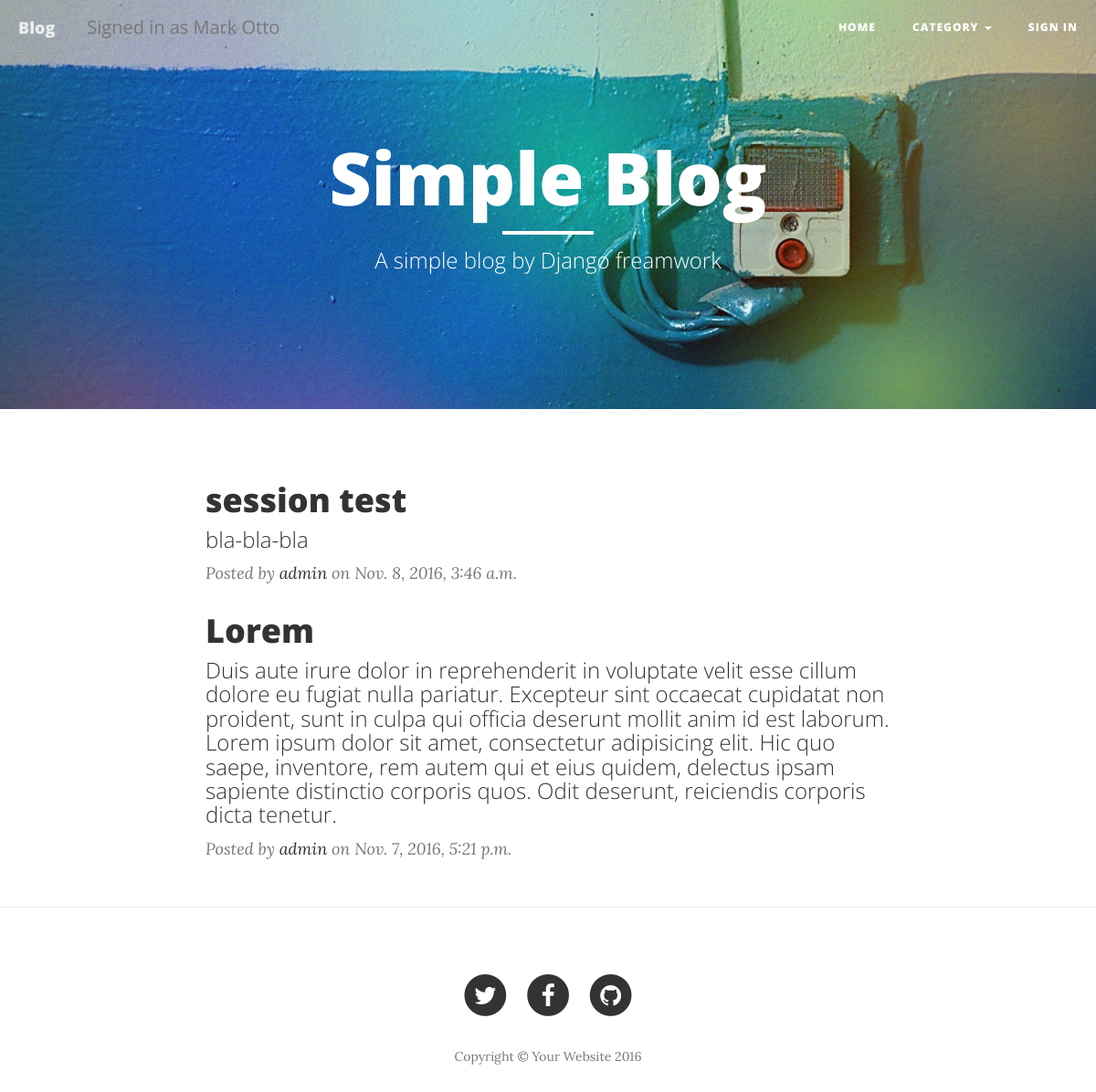
The app's page /, older data.
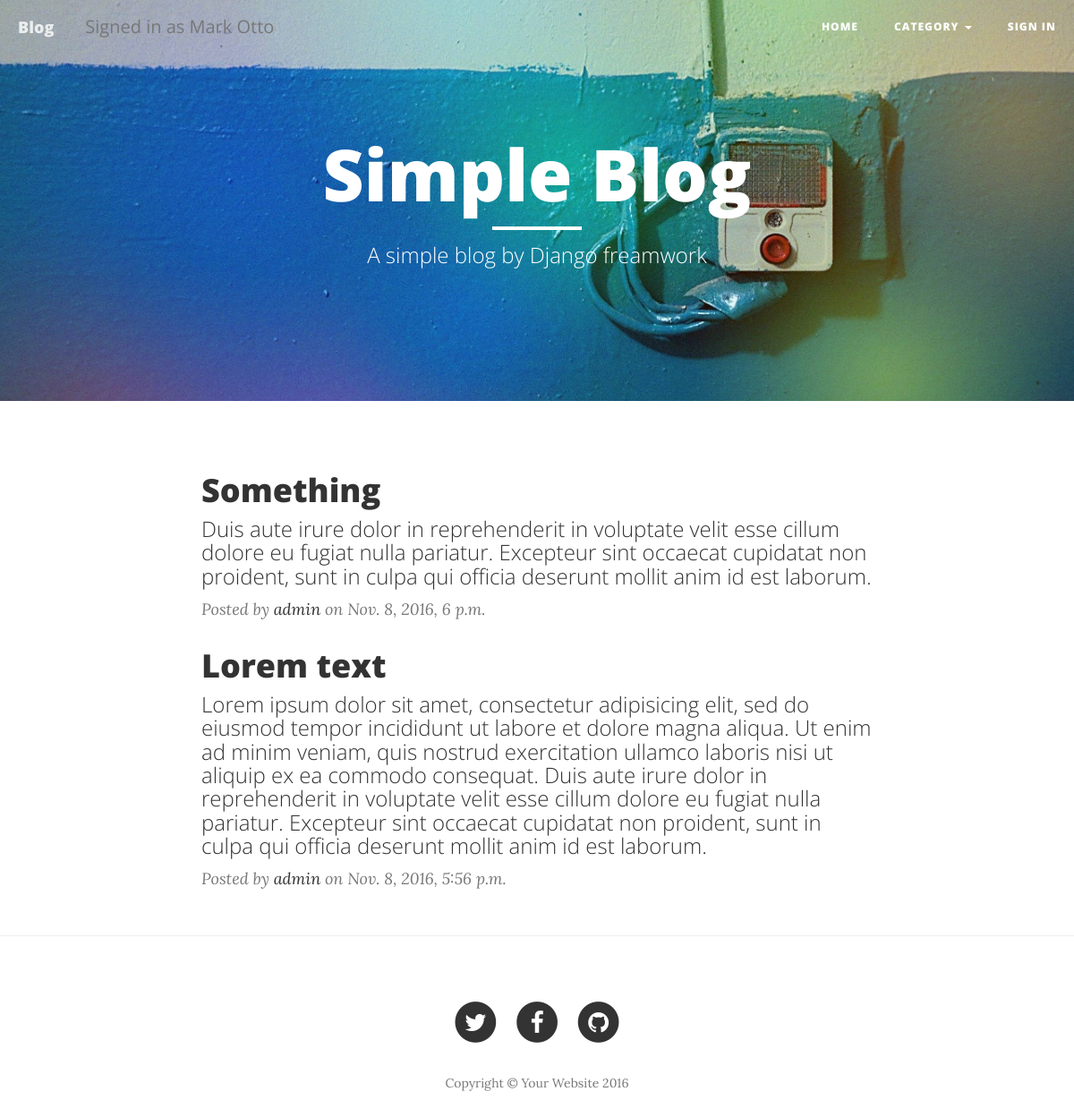
The same page, newer data.
### blog/models.py (models this page shows, shortened)
class Post(models.Model):
	author = models.ForeignKey('auth.User', default='auth.User')
	category = models.ForeignKey(Category)
	title = models.CharField(max_length=200)
	text = models.TextField()
	likes = models.IntegerField(default=0)
	created_date = models.DateTimeField(default=timezone.now)
	published_date = models.DateTimeField(blank=True, null=True)

### blog/views.py (the view)
# urls.py: url(r'^$', views.post_list, name='post_list'),
def post_list(request):
	user = auth.get_user(request).username
	posts = Post.objects.filter(published_date__lte=timezone.now()).order_by('-published_date')
	return render(request, 'post_list.html', {'posts': posts,
											'categories':CATEGORIES,
											'username': user})

### templates/post_list.html
{% extends 'base.html' %}
{% block content %}
	{% for post in posts %}
		<div class="post-preview">
			<a href="{% url 'post_detail' pk=post.pk %}">
				<h2 class="post-title">
					{{ post.title }}
				</h2>
				<h3 class="post-subtitle">
					{{ post.text }}
				</h3>
			</a>
			<p class="post-meta">Posted by <a href="#">{{ post.author }}</a> on {{ post.published_date }}</p>
		</div>
	{% endfor %}
{% endblock content %}

### templates/base.html (shortened to what this page needs)
{% load staticfiles %}
<!DOCTYPE html>
<html lang="en">
<head>
	<link href="{% static 'vendor/bootstrap/css/bootstrap.min.css' %}" rel="stylesheet">
	<link href="{% static 'css/clean-blog.min.css' %}" rel="stylesheet">
	<link href="{% static 'vendor/font-awesome/css/font-awesome.min.css' %}" rel="stylesheet" type="text/css">
</head>
<body>
	{% include "header.html" %}
	<header class="intro-header" style="background-image: url('{% static 'img/home-bg.jpg' %}')">
		<div class="container">
			<div class="row">
				<div class="col-lg-8 col-lg-offset-2 col-md-10 col-md-offset-1">
					<div class="site-heading">
						<h1>Simple Blog</h1>
						<hr class="small">
						<span class="subheading">A simple blog by Django freamwork</span>
					</div>
				</div>
			</div>
		</div>
	</header>
	<div class="container">
		<div class="row">
			<div class="col-lg-8 col-lg-offset-2 col-md-10 col-md-offset-1">
				{% block content %}
				{% endblock %}
			</div>
		</div>
	</div>
	<hr>
	<footer>
		<div class="container">
			<div class="row">
				<div class="col-lg-8 col-lg-offset-2 col-md-10 col-md-offset-1">
					<ul class="list-inline text-center">
						<li>
							<a href="#">
								<span class="fa-stack fa-lg">
									<i class="fa fa-circle fa-stack-2x"></i>
									<i class="fa fa-twitter fa-stack-1x fa-inverse"></i>
								</span>
							</a>
						</li>
						<li>
							<a href="#">
								<span class="fa-stack fa-lg">
									<i class="fa fa-circle fa-stack-2x"></i>
									<i class="fa fa-facebook fa-stack-1x fa-inverse"></i>
								</span>
							</a>
						</li>
						<li>
							<a href="#">
								<span class="fa-stack fa-lg">
									<i class="fa fa-circle fa-stack-2x"></i>
									<i class="fa fa-github fa-stack-1x fa-inverse"></i>
								</span>
							</a>
						</li>
					</ul>
					<p class="copyright text-muted">Copyright &copy; Your Website 2016</p>
				</div>
			</div>
		</div>
	</footer>
</body>
</html>

### templates/header.html (shortened to what this page needs)
<nav class="navbar navbar-default navbar-custom navbar-fixed-top">
	<div class="container-fluid">
		<div class="navbar-header page-scroll">
			<a class="navbar-brand" href="/">Blog</a>
			<p class="navbar-text">Signed in as Mark Otto</p>
		</div>
		<div class="collapse navbar-collapse" id="bs-example-navbar-collapse-1">
			<ul class="nav navbar-nav navbar-right">
				<li>
					<a href="/">Home</a>
				</li>
				<li class="dropdown">
					<a href="#" class="dropdown-toggle" data-toggle="dropdown" role="button" aria-haspopup="true" aria-expanded="false">Category <span class="caret"></span></a>
				</li>
				<li>
					{% if user.is_authenticated %}
						<a href="{% url 'blog.views.logout' %}">Sign out ({{ username }})</a>
					{% else %}
						<a href="{% url 'blog.views.login' %}">Sign in</a>
					{% endif %}
				</li>
			</ul>
		</div>
	</div>
</nav>

Row changes from the older to the newer data that the page shows:
removed Post: title "session test", text "bla-bla-bla", author "admin", published_date "Nov. 8, 2016, 3:46 a.m."
added Post: title "Something", text "Duis aute irure dolor in reprehenderit in voluptate velit esse cillum dolore eu fugiat nulla pariatur. Excepteur sint occaecat cupidatat non proident, sunt in culpa qui officia deserunt mollit anim id est laborum.", author "admin", published_date "Nov. 8, 2016, 6 p.m."
changed Post: title "Lorem" → "Lorem text"; text "Duis aute irure dolor in reprehenderit in voluptate velit esse cillum dolore eu fugiat nulla pariatur. Excepteur sint occaecat cupidatat non proident, sunt in culpa qui officia deserunt mollit anim id est laborum. Lorem ipsum dolor sit amet, consectetur adipisicing elit. Hic quo saepe, inventore, rem autem qui et eius quidem, delectus ipsam sapiente distinctio corporis quos. Odit deserunt, reiciendis corporis dicta tenetur." → "Lorem ipsum dolor sit amet, consectetur adipisicing elit, sed do eiusmod tempor incididunt ut labore et dolore magna aliqua. Ut enim ad minim veniam, quis nostrud exercitation ullamco laboris nisi ut aliquip ex ea commodo consequat. Duis aute irure dolor in reprehenderit in voluptate velit esse cillum dolore eu fugiat nulla pariatur. Excepteur sint occaecat cupidatat non proident, sunt in culpa qui officia deserunt mollit anim id est laborum."; published_date "Nov. 7, 2016, 5:21 p.m." → "Nov. 8, 2016, 5:56 p.m."
